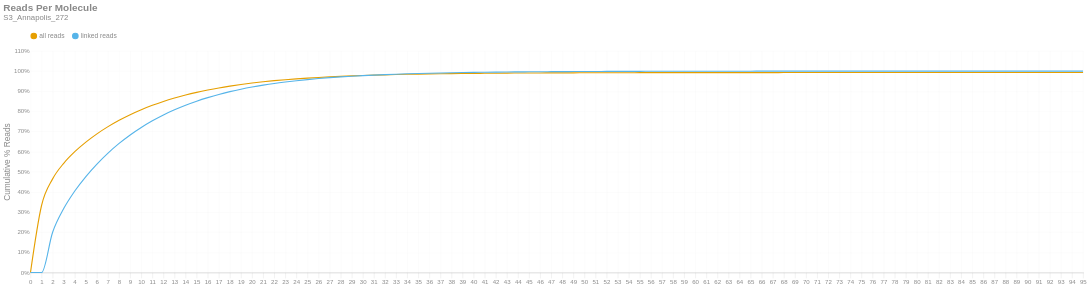

Notebook code for this chart:
### Markdown cell above
### Reads per Molecule
This chart shows the cumulative distribution of the number of reads per linked molecule. That is, how many alignments are associated with a unique molecule. This excludes the number of reads associated with invalid or absent linked-read barcodes. The `linked` histogram is the percentages recalculated when disregarding singletons.

### Code cell
if SKIPLR:
    print_html(f"Skipped")
else:
    counts = np.bincount(valids['reads'].cast(pl.Int64).to_numpy())
    weighted = counts * np.arange(len(counts))
    all_perc = weighted / n_reads
    linked_perc = weighted / n_linked_reads
    linked_perc[1] = 0
    binned_df = pl.DataFrame({
        'readsper': list(range(len(counts))),
        'all reads (cumsum)': np.cumsum(all_perc).tolist(),
        'linked reads (cumsum)': np.cumsum(linked_perc).tolist(),
    })

    with SafeRender(binned_df):
        (
            density_plot(binned_df, 'Reads Per Molecule', samplename, 'readspmol')
            .encode(
                x=alt.X('readsper:O', title=None).axis(labelAngle=0).scale(padding=0),
                y=alt.Y('value:Q', title='Cumulative % Reads').axis(format='%').stack(False),
                color=alt.Color("key:N").scale(domain=["all reads", "linked reads"]),
                tooltip=[
                    alt.Tooltip("key:N", title="Data Type"),
                    alt.Tooltip("readsper:O", title="Reads Per Molecule"),
                    alt.Tooltip("value:Q", format=".2%", title="% Reads (Cum.)")
                ]            
            )
        ).display()

### Figure 1 — Vega-Lite specification as saved in the notebook (floating-point values rounded to 4 significant figures)
{"width": "container", "height": 400, "config": {"title": {"anchor": "start", "dy": -15, "fontSize": 18, "color": "#888888", "subtitleColor": "#888888", "subtitleFontSize": 14}, "arc": {"fill": "#0072B2"}, "axis": {"domainColor": "#888888", "domainWidth": 0.5, "gridWidth": 0.2, "grid": false, "titleFontWeight": 400, "titleFontSize": 15, "labelFontSize": 11, "labelColor": "#888888", "tickColor": "#888888", "tickWidth": 0.2, "titleColor": "#888888"}, "axisBand": {"grid": false}, "axisX": {"grid": true, "tickSize": 10, "domainCap": "round"}, "axisY": {"domain": false, "grid": true, "tickSize": 0, "domainCap": "round"}, "background": "transparent", "header": {"labelFontSize": 15, "labelColor": "#888888", "titleFontSize": 15, "titleFontWeight": 600, "titleColor": "#888888"}, "legend": {"labelFont": "sans-serif", "labelFontSize": 12, "labelColor": "#888888", "symbolSize": 100, "symbolType": "circle", "titleFontSize": 12, "titlePadding": 10, "titleColor": "#888888", "title": null, "orient": "top"}, "range": {"category": ["#E69F00", "#56B4E9", "#009E73", "#F0E442", "#0072B2", "#D55E00", "#CC79A7", "#000000"], "diverging": ["#cfe8f3", "#a2d4ec", "#73bfe2", "#46abdb", "#1696d2", "#12719e"]}, "area": {"fill": "#0072B2", "fillOpacity": 0.7, "line": true, "strokeOpacity": 0.7}, "line": {"color": "#0072B2", "stroke": "#0072B2", "strokeWidth": 2}, "trail": {"color": "#0072B2", "stroke": "#0072B2", "strokeWidth": 0, "size": 1}, "point": {"filled": true, "fillOpacity": 1.0, "size": 95}, "text": {"color": "#888888", "fontSize": 11, "align": "right", "fontWeight": 400, "size": 11}, "bar": {"fill": "#0072B2", "stroke": null}, "view": {"stroke": null, "continuousWidth": 660, "continuousHeight": 400}}, "data": {"name": "data-e67e80653855dd909bf244c589ddea34"}, "mark": {"type": "line", "interpolate": "monotone", "point": {"opacity": 0, "size": 275}}, "encoding": {"color": {"field": "key", "scale": {"domain": ["all reads", "linked reads"]}, "type": "nominal"}, "tooltip": [{"field": "key", "title": "Data Type", "type": "nominal"}, {"field": "readsper", "title": "Reads Per Molecule", "type": "ordinal"}, {"field": "value", "format": ".2%", "title": "% Reads (Cum.)", "type": "quantitative"}], "x": {"axis": {"labelAngle": 0}, "field": "readsper", "scale": {"padding": 0}, "title": null, "type": "ordinal"}, "y": {"axis": {"format": "%"}, "field": "value", "stack": false, "title": "Cumulative % Reads", "type": "quantitative"}}, "params": [{"name": "param_c36ac31b6afebe62", "select": {"type": "point", "fields": ["key"]}, "bind": "legend"}], "title": {"text": "Reads Per Molecule", "subtitle": "S3_Annapolis_272"}, "transform": [{"fold": ["all reads (cumsum)", "linked reads (cumsum)"]}, {"calculate": "replace(datum.key, ' (cumsum)', '')", "as": "key"}, {"filter": {"param": "param_c36ac31b6afebe62"}}], "usermeta": {"embedOptions": {"downloadFileName": "S3_Annapolis_272.readspmol"}}, "$schema": "https://vega.github.io/schema/vega-lite/v6.1.0.json", "datasets": {"data-e67e80653855dd909bf244c589ddea34": [{"readsper": 0, "all reads (cumsum)": 0.0, "linked reads (cumsum)": 0.0}, {"readsper": 1, "all reads (cumsum)": 0.3329, "linked reads (cumsum)": 0.0}, {"readsper": 2, "all reads (cumsum)": 0.4651, "linked reads (cumsum)": 0.2003}, {"readsper": 3, "all reads (cumsum)": 0.5425, "linked reads (cumsum)": 0.3175}, {"readsper": 4, "all reads (cumsum)": 0.6, "linked reads (cumsum)": 0.4047}, {"readsper": 5, "all reads (cumsum)": 0.6475, "linked reads (cumsum)": 0.4766}, {"readsper": 6, "all reads (cumsum)": 0.6884, "linked reads (cumsum)": 0.5386}, {"readsper": 7, "all reads (cumsum)": 0.7243, "linked reads (cumsum)": 0.593}, {"readsper": 8, "all reads (cumsum)": 0.756, "linked reads (cumsum)": 0.6411}, {"readsper": 9, "all reads (cumsum)": 0.7838, "linked reads (cumsum)": 0.6832}, {"readsper": 10, "all reads (cumsum)": 0.8084, "linked reads (cumsum)": 0.7204}, {"readsper": 11, "all reads (cumsum)": 0.8302, "linked reads (cumsum)": 0.7535}, {"readsper": 12, "all reads (cumsum)": 0.8494, "linked reads (cumsum)": 0.7825}, {"readsper": 13, "all reads (cumsum)": 0.8662, "linked reads (cumsum)": 0.8079}, {"readsper": 14, "all reads (cumsum)": 0.8812, "linked reads (cumsum)": 0.8307}, {"readsper": 15, "all reads (cumsum)": 0.8944, "linked reads (cumsum)": 0.8507}, {"readsper": 16, "all reads (cumsum)": 0.906, "linked reads (cumsum)": 0.8684}, {"readsper": 17, "all reads (cumsum)": 0.9165, "linked reads (cumsum)": 0.8843}, {"readsper": 18, "all reads (cumsum)": 0.9256, "linked reads (cumsum)": 0.8981}, {"readsper": 19, "all reads (cumsum)": 0.9337, "linked reads (cumsum)": 0.9103}, {"readsper": 20, "all reads (cumsum)": 0.9408, "linked reads (cumsum)": 0.921}, {"readsper": 21, "all reads (cumsum)": 0.947, "linked reads (cumsum)": 0.9305}, {"readsper": 22, "all reads (cumsum)": 0.9526, "linked reads (cumsum)": 0.9389}, {"readsper": 23, "all reads (cumsum)": 0.9572, "linked reads (cumsum)": 0.946}, {"readsper": 24, "all reads (cumsum)": 0.9614, "linked reads (cumsum)": 0.9522}, {"readsper": 25, "all reads (cumsum)": 0.9652, "linked reads (cumsum)": 0.958}, {"readsper": 26, "all reads (cumsum)": 0.9685, "linked reads (cumsum)": 0.9631}, {"readsper": 27, "all reads (cumsum)": 0.9715, "linked reads (cumsum)": 0.9675}, {"readsper": 28, "all reads (cumsum)": 0.974, "linked reads (cumsum)": 0.9713}, {"readsper": 29, "all reads (cumsum)": 0.9762, "linked reads (cumsum)": 0.9747}, {"readsper": 30, "all reads (cumsum)": 0.9782, "linked reads (cumsum)": 0.9777}, {"readsper": 31, "all reads (cumsum)": 0.9799, "linked reads (cumsum)": 0.9803}, {"readsper": 32, "all reads (cumsum)": 0.9814, "linked reads (cumsum)": 0.9826}, {"readsper": 33, "all reads (cumsum)": 0.9829, "linked reads (cumsum)": 0.9848}, {"readsper": 34, "all reads (cumsum)": 0.9841, "linked reads (cumsum)": 0.9866}, {"readsper": 35, "all reads (cumsum)": 0.9852, "linked reads (cumsum)": 0.9883}, {"readsper": 36, "all reads (cumsum)": 0.9861, "linked reads (cumsum)": 0.9897}, {"readsper": 37, "all reads (cumsum)": 0.9869, "linked reads (cumsum)": 0.9909}, {"readsper": 38, "all reads (cumsum)": 0.9876, "linked reads (cumsum)": 0.9919}, {"readsper": 39, "all reads (cumsum)": 0.9882, "linked reads (cumsum)": 0.9929}, {"readsper": 40, "all reads (cumsum)": 0.9887, "linked reads (cumsum)": 0.9937}, {"readsper": 41, "all reads (cumsum)": 0.9892, "linked reads (cumsum)": 0.9944}, {"readsper": 42, "all reads (cumsum)": 0.9896, "linked reads (cumsum)": 0.995}, {"readsper": 43, "all reads (cumsum)": 0.9901, "linked reads (cumsum)": 0.9957}, {"readsper": 44, "all reads (cumsum)": 0.9904, "linked reads (cumsum)": 0.9961}, {"readsper": 45, "all reads (cumsum)": 0.9906, "linked reads (cumsum)": 0.9965}, {"readsper": 46, "all reads (cumsum)": 0.9909, "linked reads (cumsum)": 0.9969}, {"readsper": 47, "all reads (cumsum)": 0.9911, "linked reads (cumsum)": 0.9973}, {"readsper": 48, "all reads (cumsum)": 0.9913, "linked reads (cumsum)": 0.9976}, {"readsper": 49, "all reads (cumsum)": 0.9915, "linked reads (cumsum)": 0.9978}, {"readsper": 50, "all reads (cumsum)": 0.9916, "linked reads (cumsum)": 0.9981}, {"readsper": 51, "all reads (cumsum)": 0.9918, "linked reads (cumsum)": 0.9983}, {"readsper": 52, "all reads (cumsum)": 0.9919, "linked reads (cumsum)": 0.9985}, {"readsper": 53, "all reads (cumsum)": 0.992, "linked reads (cumsum)": 0.9987}, {"readsper": 54, "all reads (cumsum)": 0.9921, "linked reads (cumsum)": 0.9988}, {"readsper": 55, "all reads (cumsum)": 0.9922, "linked reads (cumsum)": 0.999}, {"readsper": 56, "all reads (cumsum)": 0.9923, "linked reads (cumsum)": 0.9991}, {"readsper": 57, "all reads (cumsum)": 0.9924, "linked reads (cumsum)": 0.9992}, {"readsper": 58, "all reads (cumsum)": 0.9925, "linked reads (cumsum)": 0.9993}, {"readsper": 59, "all reads (cumsum)": 0.9925, "linked reads (cumsum)": 0.9994}, {"readsper": 60, "all reads (cumsum)": 0.9925, "linked reads (cumsum)": 0.9994}, {"readsper": 61, "all reads (cumsum)": 0.9926, "linked reads (cumsum)": 0.9995}, {"readsper": 62, "all reads (cumsum)": 0.9926, "linked reads (cumsum)": 0.9995}, {"readsper": 63, "all reads (cumsum)": 0.9926, "linked reads (cumsum)": 0.9996}, {"readsper": 64, "all reads (cumsum)": 0.9927, "linked reads (cumsum)": 0.9996}, {"readsper": 65, "all reads (cumsum)": 0.9927, "linked reads (cumsum)": 0.9997}, {"readsper": 66, "all reads (cumsum)": 0.9927, "linked reads (cumsum)": 0.9997}, {"readsper": 67, "all reads (cumsum)": 0.9927, "linked reads (cumsum)": 0.9997}, {"readsper": 68, "all reads (cumsum)": 0.9928, "linked reads (cumsum)": 0.9998}, {"readsper": 69, "all reads (cumsum)": 0.9928, "linked reads (cumsum)": 0.9998}, {"readsper": 70, "all reads (cumsum)": 0.9928, "linked reads (cumsum)": 0.9998}, {"readsper": 71, "all reads (cumsum)": 0.9928, "linked reads (cumsum)": 0.9998}, {"readsper": 72, "all reads (cumsum)": 0.9928, "linked reads (cumsum)": 0.9998}, {"readsper": 73, "all reads (cumsum)": 0.9928, "linked reads (cumsum)": 0.9998}, {"readsper": 74, "all reads (cumsum)": 0.9928, "linked reads (cumsum)": 0.9998}, {"readsper": 75, "all reads (cumsum)": 0.9928, "linked reads (cumsum)": 0.9999}, {"readsper": 76, "all reads (cumsum)": 0.9929, "linked reads (cumsum)": 0.9999}, {"readsper": 77, "all reads (cumsum)": 0.9929, "linked reads (cumsum)": 0.9999}, {"readsper": 78, "all reads (cumsum)": 0.9929, "linked reads (cumsum)": 0.9999}, {"readsper": 79, "all reads (cumsum)": 0.9929, "linked reads (cumsum)": 0.9999}, {"readsper": 80, "all reads (cumsum)": 0.9929, "linked reads (cumsum)": 0.9999}, {"readsper": 81, "all reads (cumsum)": 0.9929, "linked reads (cumsum)": 0.9999}, {"readsper": 82, "all reads (cumsum)": 0.9929, "linked reads (cumsum)": 1.0}, {"readsper": 83, "all reads (cumsum)": 0.9929, "linked reads (cumsum)": 1.0}, {"readsper": 84, "all reads (cumsum)": 0.9929, "linked reads (cumsum)": 1.0}, {"readsper": 85, "all reads (cumsum)": 0.9929, "linked reads (cumsum)": 1.0}, {"readsper": 86, "all reads (cumsum)": 0.9929, "linked reads (cumsum)": 1.0}, {"readsper": 87, "all reads (cumsum)": 0.9929, "linked reads (cumsum)": 1.0}, {"readsper": 88, "all reads (cumsum)": 0.9929, "linked reads (cumsum)": 1.0}, {"readsper": 89, "all reads (cumsum)": 0.9929, "linked reads (cumsum)": 1.0}, {"readsper": 90, "all reads (cumsum)": 0.9929, "linked reads (cumsum)": 1.0}, {"readsper": 91, "all reads (cumsum)": 0.9929, "linked reads (cumsum)": 1.0}, {"readsper": 92, "all reads (cumsum)": 0.9929, "linked reads (cumsum)": 1.0}, {"readsper": 93, "all reads (cumsum)": 0.9929, "linked reads (cumsum)": 1.0}, {"readsper": 94, "all reads (cumsum)": 0.9929, "linked reads (cumsum)": 1.0}, {"readsper": 95, "all reads (cumsum)": 0.9929, "linked reads (cumsum)": 1.0}]}}
